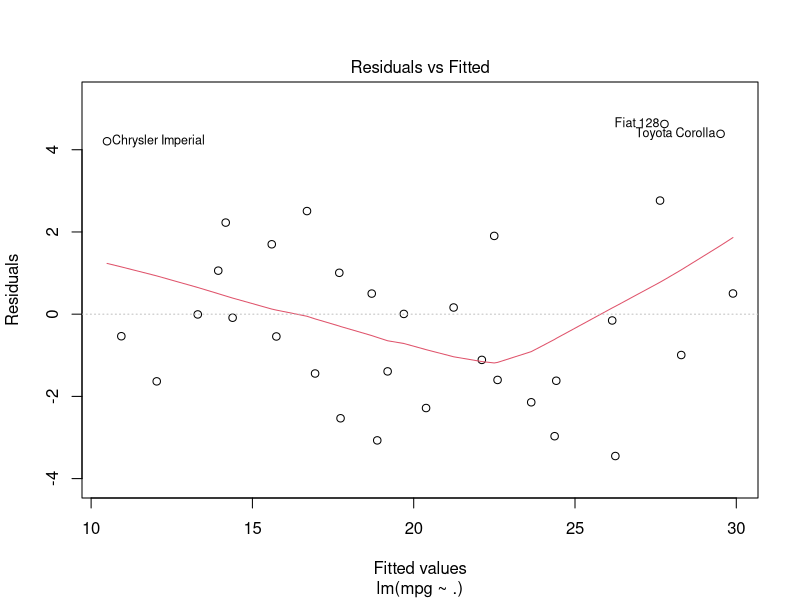
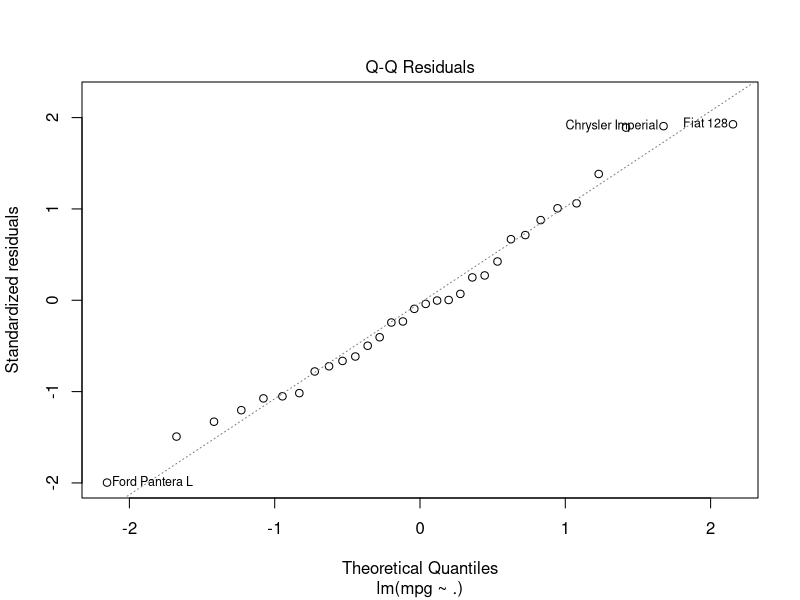
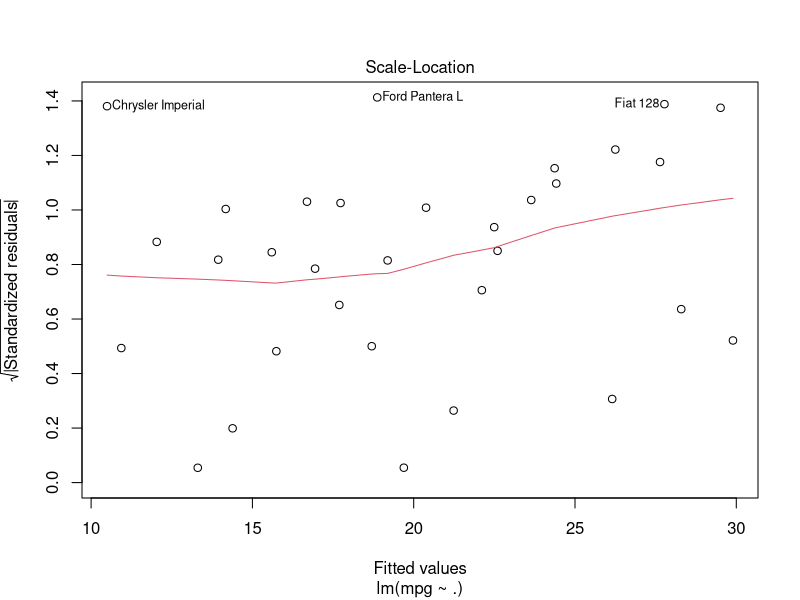
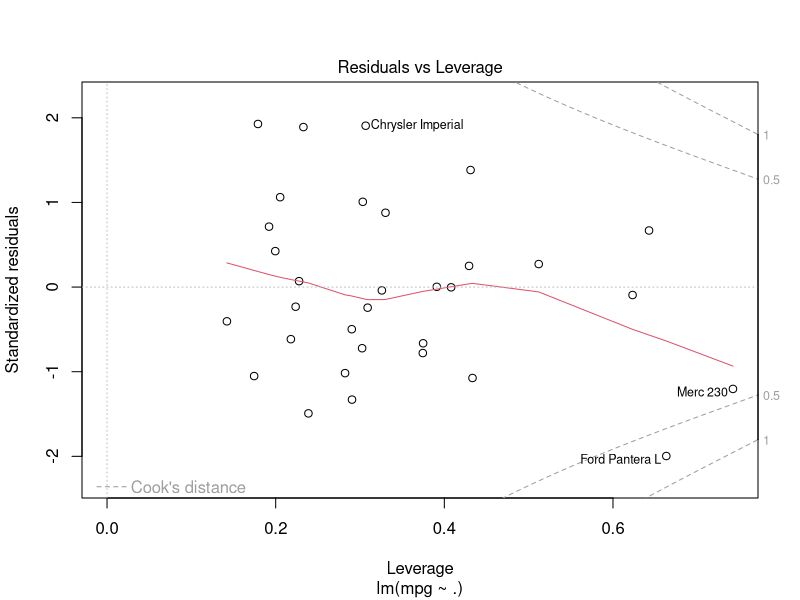

The R source for these figures, in order:
## ---- chunk 1
library(MASS)
data(mtcars)
univ <- lm(mpg ~ ., mtcars)
influence(univ)
plot(univ)
